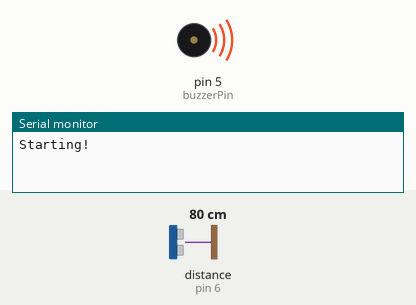
The program below on a simulated Arduino Uno, built with avr-gcc and run on an emulated ATmega328P. Parts: buzzer (waves = sounding), the last lines printed to the serial monitor. The inputs (shaded band) are chosen by the test bench; at power-on: distance to the obstacle (sensor on pin 6) 80 cm. The echo pulse lasts 58.3 µs per cm.

Above: at 1.2 s.
1.3 s: distance to the obstacle (sensor on pin 6) set to 9 cm
2.8 s: distance to the obstacle (sensor on pin 6) set to 6 cm
At 3.6 s:
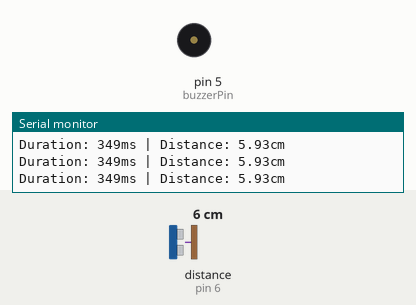
4.3 s: distance to the obstacle (sensor on pin 6) set to 18 cm
At 5.6 s:
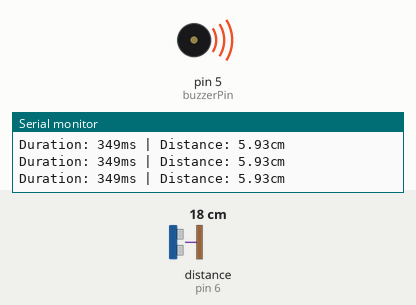
Timing chart, 0 to 7.3 s (numbered marks = the images above; inputs shaded):
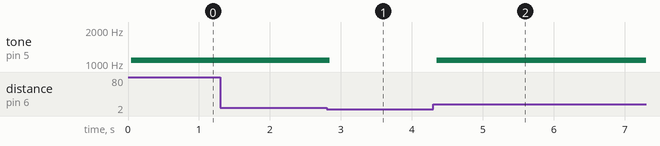

Measured:
- the behaviour switches between 8 and 7 cm on distance to the obstacle (sensor on pin 6) (found by bisection; images 0 and 1)
- after the input at 1.3 s, every drawn part: stays the same
- after the input at 2.8 s, tone on pin 5 (buzzerPin): 1075 Hz → silent at once
- after the input at 4.3 s, tone on pin 5 (buzzerPin): silent → 1075 Hz after 0.05 s

The program:

main.cpp
```cpp
#include <Arduino.h>
#include "LedControl.h"

// pins (and any other constants)

const int buzzerPin = 5;

const int trigPin = 5;
const int echoPin = 6;

const int ledLoadCsPin = 10;
const int ledClkPin = 11;
const int ledDataInPin = 12;
const int ledNumDevices = 1;

// global variables

long durationMicroSecs;
long lastBeepAt;
float distanceCm;
float prevDistanceCm;
LedControl ledControl = LedControl(ledDataInPin, ledClkPin, ledLoadCsPin, ledNumDevices);

// fn declarations
void detectScan(long duration);
void showLedNumber(int number);

//
// -- run once at start
//

void setup() {
    pinMode(trigPin, OUTPUT);
    pinMode(echoPin, INPUT);
    Serial.begin(9600); // Starts the serial communication

    Serial.println("Starting!");
}

//
// -- loop forever...
//

void loop() {

    // send pulse to trigger then get time for return pulse
    digitalWrite(trigPin, LOW);
    delayMicroseconds(2);
    digitalWrite(trigPin, HIGH);
    delayMicroseconds(10);
    digitalWrite(trigPin, LOW);
    // timeout after 0.9 millsecs (about 150mm) - ignores far away and improves perf.
    // (returns zero if timed out)
    durationMicroSecs = pulseIn(echoPin, HIGH, 900);

    if(durationMicroSecs != 0) {
        detectScan(durationMicroSecs);
    }
}

//
// -- our own stuff...
//

void detectScan(long duration) {

    // calculate distance (Vs = 340 m/s, divide by 2 because time is for there *and* back)
    distanceCm = (float)durationMicroSecs * (340.0 / 2.0 / 10000.0);

    Serial.print("Duration: ");
    Serial.print(durationMicroSecs);
    Serial.print("ms | Distance: ");
    Serial.print(distanceCm);
    Serial.println("cm");

    long sinceLastBeep = lastBeepAt == 0 ? 9999999 : millis() - lastBeepAt;

    // only if close and moving towards sensor
    if(prevDistanceCm > distanceCm && distanceCm <= 3) {
        //Serial.print(sinceLastBeep);
        //Serial.println("  - maybe beep?");

        // don't beep if last beep was less than a second ago
        if(sinceLastBeep > 1000) {
            Serial.print(sinceLastBeep);
            Serial.println("  @@@ BEEP @@@");
            lastBeepAt = millis();
            tone(buzzerPin, 2000, 300); // ???
        }
    }

    // remember how close we were to see which direction were moving
    prevDistanceCm = distanceCm;
}


void showLedNumber(int number) {
    //void setDigit(int addr, int digit, byte value, boolean dp);
    ledControl.setDigit(0, 3, (byte)1, false);
    ledControl.setDigit(0, 2, (byte)2, true);
    ledControl.setDigit(0, 1, (byte)3, false);
    ledControl.setDigit(0, 0, (byte)4, false);
}
```
